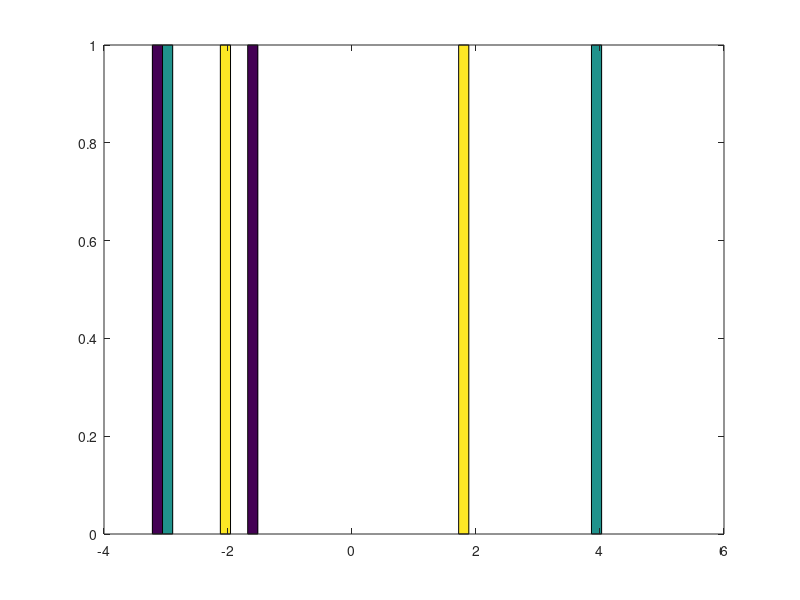

MATLAB code to generate this figure:
clear all
close all
load('formantdata.mat')

[numRowsD, numColsD] = size(D);

colD1 = D(:,1);
colD2 = D(:,end);

%--------------------- Linear Discriminant Analysis ---------------------%
classLabel = [0;1];
k = 2;

nGroup = NaN(k,1);                      % Group counts
groupMean = NaN(k,numColsD);            % Group sample means
pooledCov = zeros(numColsD,numColsD);   % Pooled covariance
W = NaN(k,numColsD+1);                  % model coefficients

for i = 1:k,
    % Establish location and size of each class
    group = (L == classLabel(i));
    nGroup(i) = sum(group);
    
    % Calculate group mean vectors
    groupMean(i,:) = mean(D(group,:));
    
    % Accumulate pooled covariance information
    pooledCov = pooledCov+((nGroup(i)-1)/(numRowsD-k)).*cov(D(group,:));
end

for j = 1:k,
    % Constant
    W(j,1) = -0.5*groupMean(j,:)/pooledCov*groupMean(j,:)';
    
    % Linear
    W(j,2:end) = groupMean(j,:)/pooledCov;
end

hist(W)
